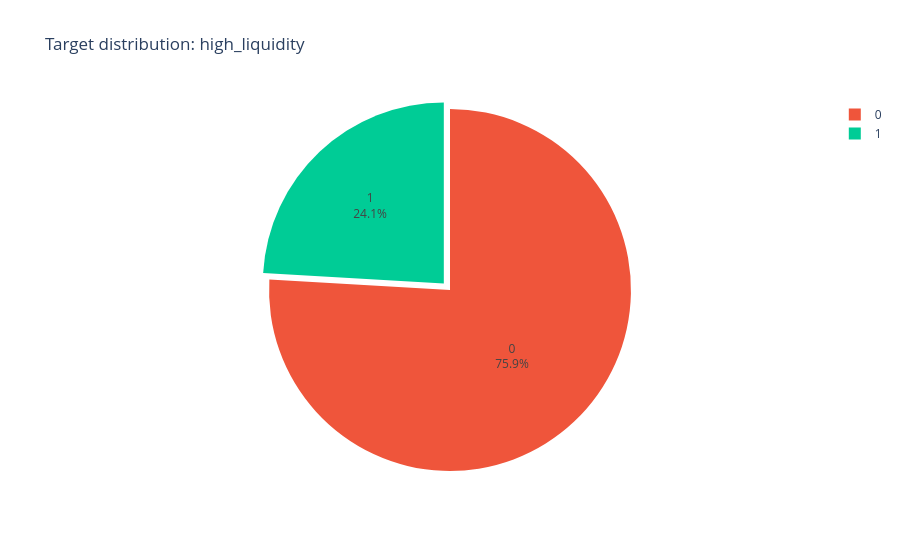

Notebook code cell kept with this figure:
### Markdown cell above
## 2. Target distribution

High-liquidity markets are the minority class (~24%). This class imbalance must be handled in modeling (stratified sampling, class weights, or resampling).

### Code cell
# Class counts and proportions
target_counts = df[target].value_counts().reset_index()
target_counts.columns = [target, 'count']
target_counts['proportion'] = target_counts['count'] / target_counts['count'].sum()
logger.info('Target distribution:\n%s', target_counts.to_string(index=False))

fig = px.pie(
    target_counts,
    names=target,
    values='count',
    title='Target distribution: high_liquidity',
    color=target,
    color_discrete_map={0: '#EF553B', 1: '#00cc96'}
)
fig.update_traces(textinfo='label+percent', pull=[0, 0.05])
fig.show()

### Figure 1 — Plotly figure (JSON) as saved in the notebook; plotly's stock layout.template omitted (floating-point values rounded to 4 significant figures)
{"data": [{"customdata": [[0], [1]], "domain": {"x": [0.0, 1.0], "y": [0.0, 1.0]}, "hovertemplate": "high_liquidity=%{customdata[0]}<br>count=%{value}<extra></extra>", "labels": [0, 1], "legendgroup": "", "marker": {"colors": ["#EF553B", "#00cc96"]}, "name": "", "pull": [0, 0.05], "showlegend": true, "textinfo": "label+percent", "type": "pie", "values": [71522, 22682]}], "layout": {"legend": {"tracegroupgap": 0}, "title": {"text": "Target distribution: high_liquidity"}}}
